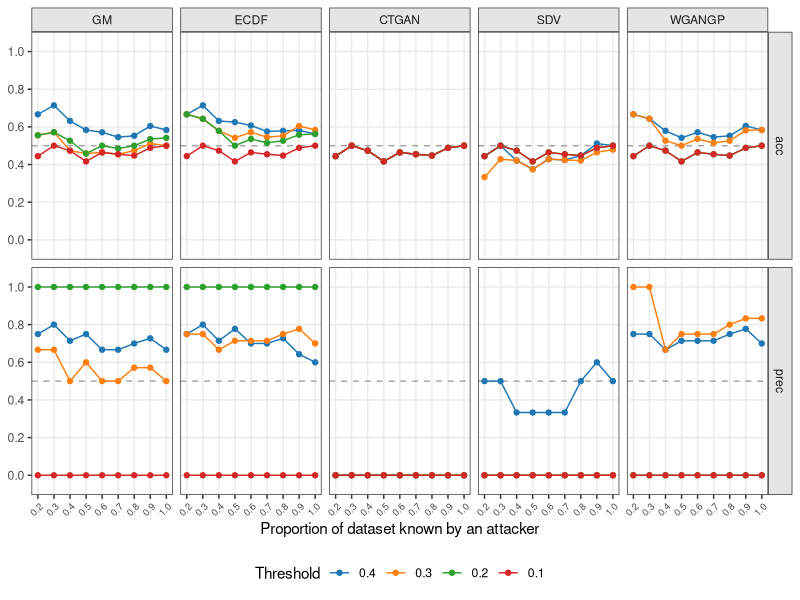
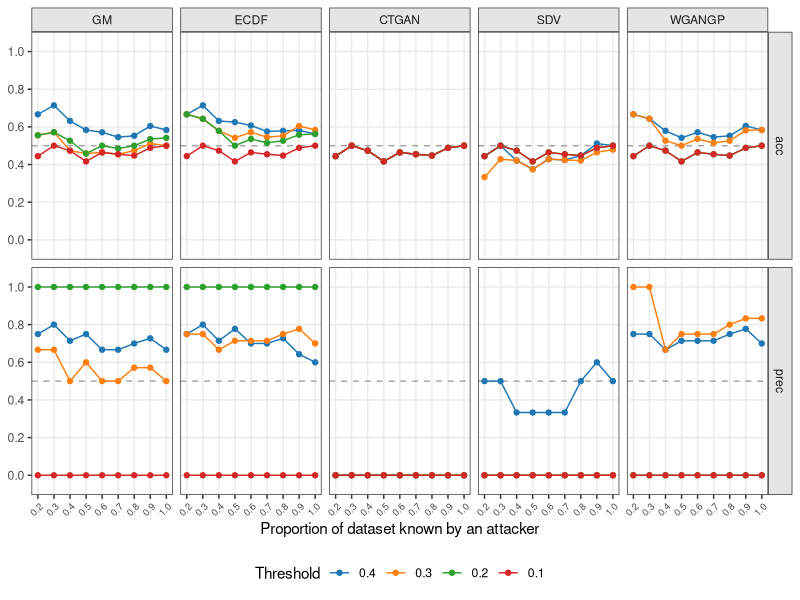

These figures' R source, in order:
# Plots Figure 6 (Membership Inference Attack: precision/accuracy vs. the
# proportion of the dataset known by an attacker, by Hamming-distance
# threshold) from the results table produced by
# 1_Membership_Inference_Dataset0.ipynb.
library(tidyverse)

results <- read.csv("INFERENCE TESTS RESULTS/membership_inference_results.csv")

synth_levels <- c("GM", "ECDF", "CTGAN", "SDV", "WGANGP")
# matplotlib tab:blue/orange/green/red equivalents, keyed to threshold value
# (matches the original notebook's color order for thresholds 0.4/0.3/0.2/0.1)
threshold_colors <- c("0.4" = "#1f77b4", "0.3" = "#ff7f0e",
                      "0.2" = "#2ca02c", "0.1" = "#d62728")

plot_dat <- results %>%
  mutate(
    synthesizer = factor(synthesizer, levels = synth_levels),
    threshold   = factor(threshold, levels = c(0.4, 0.3, 0.2, 0.1))
  ) %>%
  pivot_longer(
    cols      = c(precision, accuracy),
    names_to  = "metric",
    values_to = "value"
  ) %>%
  mutate(metric = factor(metric, levels = c("accuracy", "precision"),
                          labels = c("acc", "prec")))

p <- ggplot(plot_dat, aes(x = proportion, y = value, color = threshold)) +
  geom_hline(yintercept = 0.5, linetype = "dashed", color = "gray50", alpha = 0.7) +
  geom_line() +
  geom_point(size = 1.5) +
  facet_grid(metric ~ synthesizer) +
  scale_color_manual(values = threshold_colors, name = "Threshold") +
  scale_x_continuous(breaks = sort(unique(plot_dat$proportion))) +
  scale_y_continuous(limits = c(-0.05, 1.05), breaks = seq(0, 1, 0.2)) +
  labs(x = "Proportion of dataset known by an attacker", y = NULL) +
  theme_bw(base_size = 11) +
  theme(
    axis.text.x     = element_text(angle = 45, hjust = 1, size = 7),
    strip.background = element_rect(fill = "gray90"),
    legend.position  = "bottom",
    panel.grid.minor = element_blank()
  )

ggsave("INFERENCE TESTS RESULTS/MEMBERSHIP_INFERENCE_TESTS_RESULTS.svg",
       plot = p, width = 13, height = 5.5)
ggsave("INFERENCE TESTS RESULTS/MEMBERSHIP_INFERENCE_TESTS_RESULTS.png",
       plot = p, width = 13, height = 5.5, dpi = 300)

cat("Saved plot to INFERENCE TESTS RESULTS/MEMBERSHIP_INFERENCE_TESTS_RESULTS.svg and .png\n")
